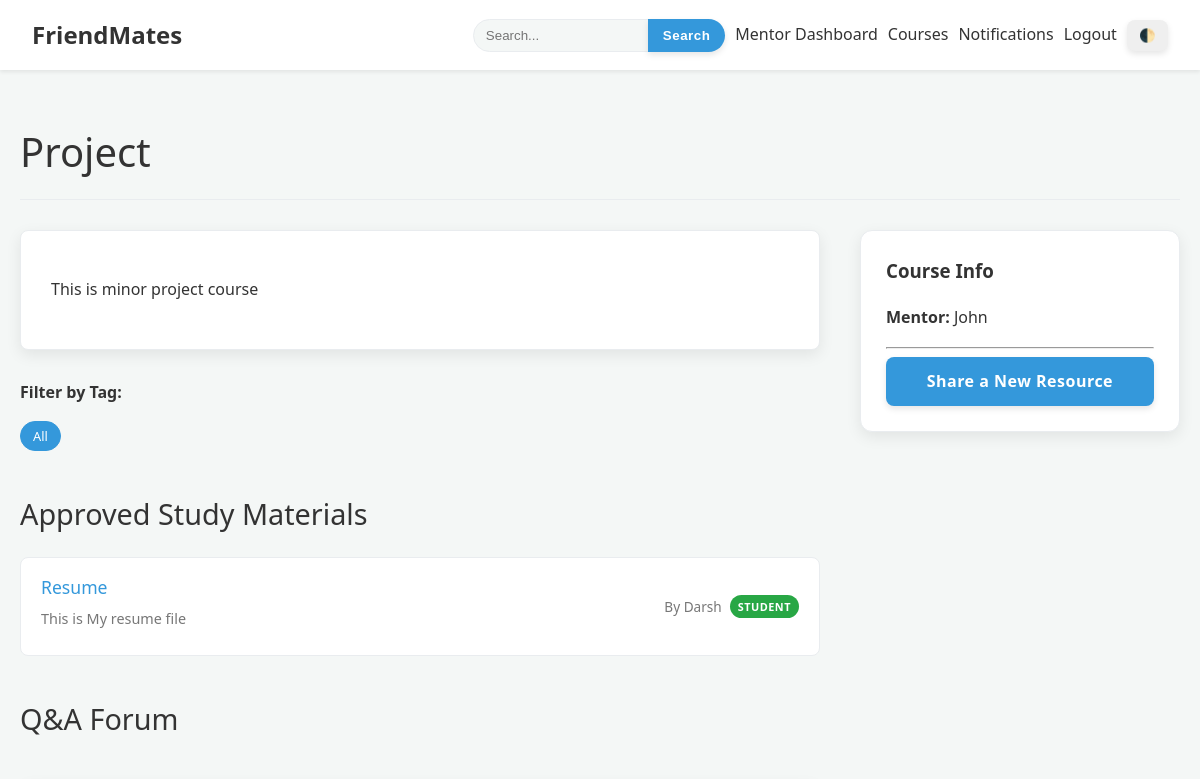
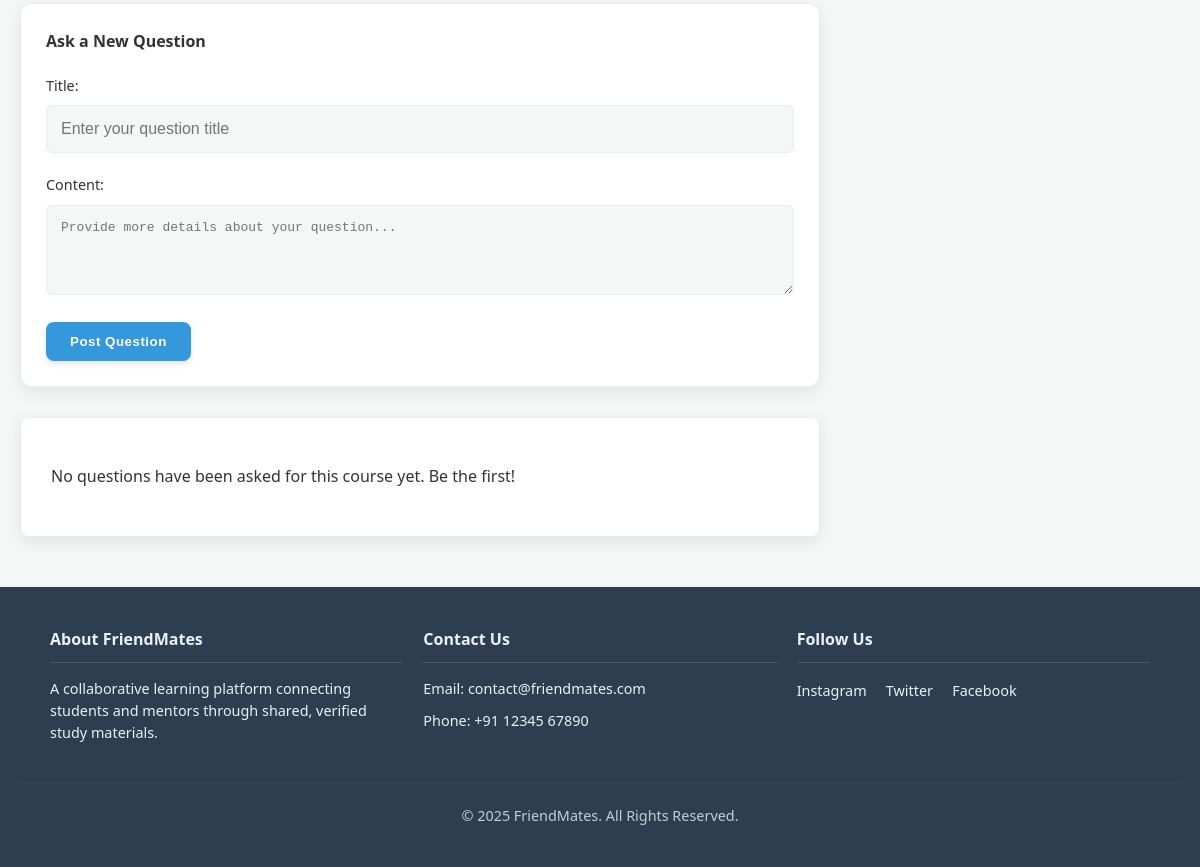
Page /course/2/ (signed in) on the earlier database version (2 pictures, top to bottom).
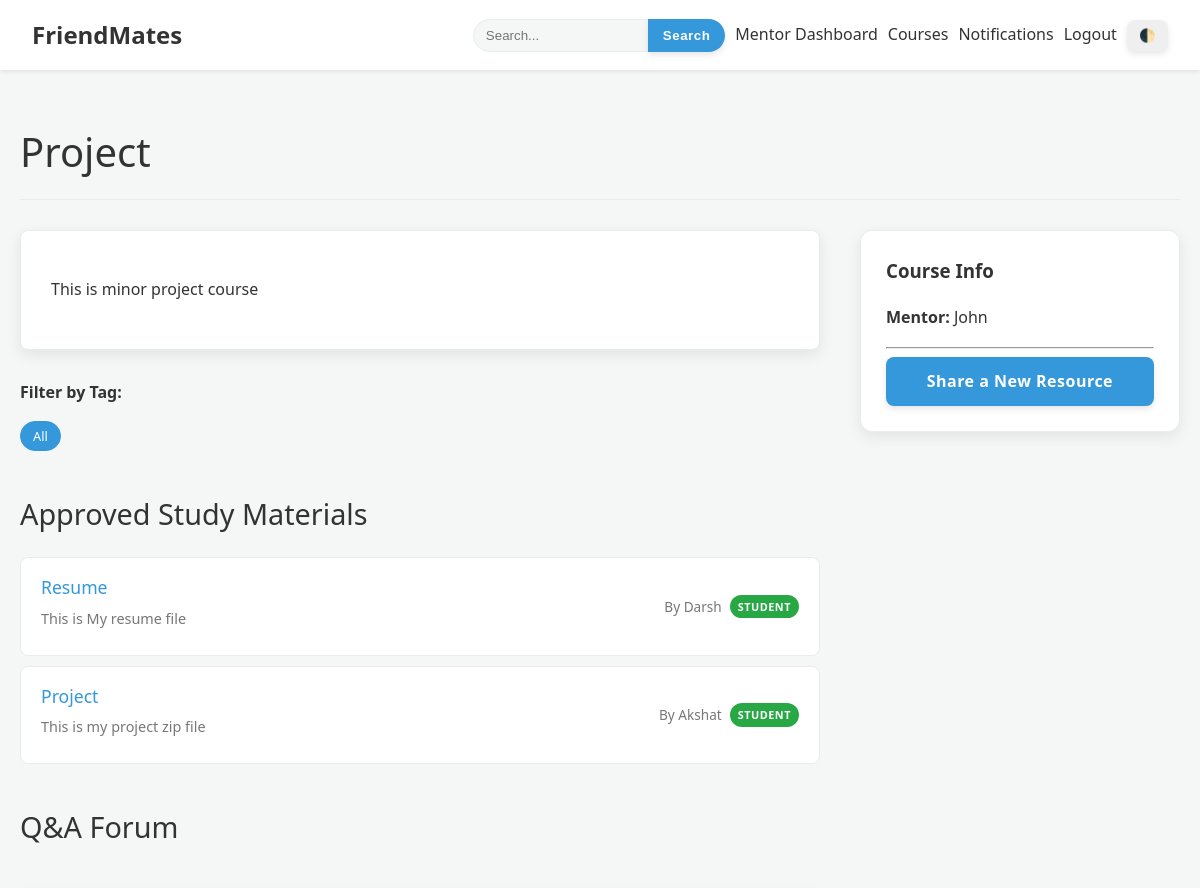
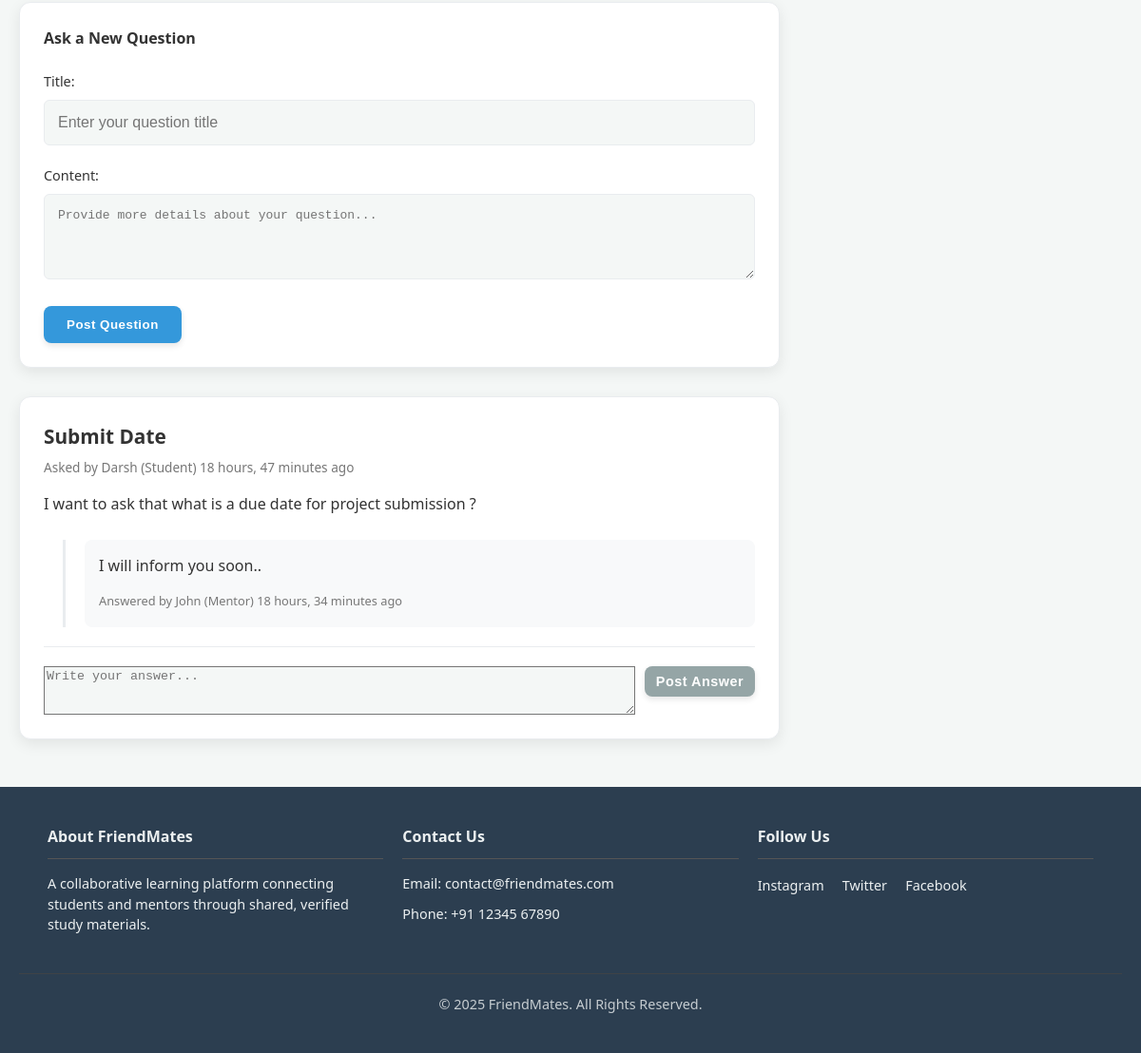
Same page on the later database version (2 pictures, top to bottom).
### classroom/models.py (models this page shows, shortened)
class Course(models.Model):
    title = models.CharField(max_length=200)
    description = models.TextField()
    mentor = models.ForeignKey(User, on_delete=models.CASCADE, related_name='courses')
    enrolled_students = models.ManyToManyField(User, through='Enrollment', related_name='enrolled_courses')

class Resource(models.Model):
    STATUS_CHOICES = (('Pending', 'Pending'), ('Approved', 'Approved'), ('Rejected', 'Rejected'),)
    title = models.CharField(max_length=200)
    description = models.TextField(blank=True, null=True)
    file = models.FileField(upload_to='resources/')
    course = models.ForeignKey(Course, on_delete=models.CASCADE, related_name='resources')
    uploaded_by = models.ForeignKey(User, on_delete=models.CASCADE, related_name='submitted_resources', null=True)
    status = models.CharField(max_length=10, choices=STATUS_CHOICES, default='Pending')
    uploaded_at = models.DateTimeField(auto_now_add=True)
    tags = models.ManyToManyField(Tag, blank=True)

class Question(models.Model):
    course = models.ForeignKey(Course, on_delete=models.CASCADE, related_name='questions')
    user = models.ForeignKey(User, on_delete=models.CASCADE)
    title = models.CharField(max_length=255)
    content = models.TextField()
    created_at = models.DateTimeField(auto_now_add=True)

class Answer(models.Model):
    question = models.ForeignKey(Question, on_delete=models.CASCADE, related_name='answers')
    user = models.ForeignKey(User, on_delete=models.CASCADE)
    content = models.TextField()
    created_at = models.DateTimeField(auto_now_add=True)

### classroom/views.py (the view)
# urls.py: path('course/<int:course_id>/', views.course_detail, name='course_detail'),
@login_required
def course_detail(request, course_id):
    course = get_object_or_404(Course, pk=course_id)
    is_enrolled = course.enrolled_students.filter(pk=request.user.pk).exists()
    approved_resources = course.resources.filter(status='Approved')
    tag_filter = request.GET.get('tag')
    if tag_filter:
        approved_resources = approved_resources.filter(tags__name__iexact=tag_filter)
    all_tags = Tag.objects.filter(resource__course=course, resource__status='Approved').distinct()
    questions = course.questions.all().order_by('-created_at')
    context = {
        'course': course,
        'is_enrolled': is_enrolled,
        'approved_resources': approved_resources,
        'all_tags': all_tags,
        'current_tag': tag_filter,
        'questions': questions,
        'question_form': QuestionForm(),
        'answer_form': AnswerForm(),
    }
    if request.user == course.mentor:
        context['pending_resources'] = course.resources.filter(status='Pending')
        context['rejected_resources'] = course.resources.filter(status='Rejected')
    return render(request, 'classroom/course_detail.html', context)

### classroom/form.py
class QuestionForm(forms.ModelForm):
    class Meta:
        model = Question
        fields = ['title', 'content']
        widgets = {
            'title': forms.TextInput(attrs={'placeholder': 'Enter your question title'}),
            'content': forms.Textarea(attrs={'rows': 4, 'placeholder': 'Provide more details about your question...'}),
        }

class AnswerForm(forms.ModelForm):
    class Meta:
        model = Answer
        fields = ['content']
        widgets = {
            'content': forms.Textarea(attrs={'rows': 3, 'placeholder': 'Write your answer...'}),
        }
        labels = {
            'content': '', # Hides the label for a cleaner UI in the template
        }

### classroom/templatetags/classroom_extras.py (called while the page is built)
@register.filter(name='get_user_role')
def get_user_role(user):
    if user.groups.filter(name='Mentors').exists():
        return 'Mentor'
    return 'Student'

### classroom/views.py (called while the page is built)
def notifications_context_processor(request):
    if request.user.is_authenticated:
        return {'unread_notifications_count': request.user.notifications.filter(is_read=False).count()}
    return {}

### classroom/templates/classroom/course_detail.html (shortened to what this page needs)
{% extends 'classroom/base.html' %}
{% load classroom_extras %}
{% block content %}
<div class="page-header">
    <h2>{{ course.title }}</h2>
</div>
<div class="course-detail-grid">
    <div class="course-main-content">
        <div class="content-card">
             <p>{{ course.description }}</p>
        </div>
        <div class="tag-filter-section">
            <h4>Filter by Tag:</h4>
            <div class="tag-list">
                <a href="{% url 'classroom:course_detail' course.id %}" class="tag-badge {% if not current_tag %}active{% endif %}">All</a>
            </div>
        </div>
        <h3 class="section-title">Approved Study Materials</h3>
        <div class="resource-list">
            {% for resource in approved_resources %}
                <div class="resource-item">
                    <div class="resource-item-main">
                        <a href="{{ resource.file.url }}" target="_blank">{{ resource.title }}</a>
                        {% if resource.description %}
                            <p class="resource-description">{{ resource.description }}</p>
                        {% endif %}
                    </div>
                    <div class="uploader-info">
                        <span>By {{ resource.uploaded_by.username }}</span>
                        <span class="role-badge role-{{ resource.uploaded_by|get_user_role|lower }}">
                            {{ resource.uploaded_by|get_user_role }}
                        </span>
                    </div>
                </div>
            {% empty %}
                <div class="content-card">
                    <p>No study materials match the current filter.</p>
                </div>
            {% endfor %}
        </div>
        <h3 class="section-title">Q&A Forum</h3>
        <div class="qa-section">
            {% if is_enrolled or user == course.mentor %}
            <div class="qa-form-container">
                <h4>Ask a New Question</h4>
                <form action="{% url 'classroom:ask_question' course.id %}" method="post">
                    <div class="form-field">
                        {{ question_form.title.label_tag }}
                        {{ question_form.title }}
                    </div>
                     <div class="form-field">
                        {{ question_form.content.label_tag }}
                        {{ question_form.content }}
                    </div>
                    <button type="submit" class="btn btn-primary">Post Question</button>
                </form>
            </div>
            {% endif %}
            <div class="question-list">
                {% for question in questions %}
                <div class="question-item">
                    <div class="question-header">
                        <strong class="question-title">{{ question.title }}</strong>
                        <small class="question-meta">Asked by {{ question.user.username }} ({{ question.user|get_user_role }}) {{ question.created_at|timesince }} ago</small>
                    </div>
                    <p class="question-content">{{ question.content|linebreaksbr }}</p>
                    <div class="answer-list">
                        {% for answer in question.answers.all %}
                        <div class="answer-item">
                            <p class="answer-content">{{ answer.content|linebreaksbr }}</p>
                            <small class="answer-meta">Answered by {{ answer.user.username }} ({{ answer.user|get_user_role }}) {{ answer.created_at|timesince }} ago</small>
                        </div>
                        {% empty %}
                        <small>No answers yet. Be the first to reply!</small>
                        {% endfor %}
                    </div>
                    {% if is_enrolled or user == course.mentor %}
                    <div class="answer-form-container">
                        <form action="{% url 'classroom:post_answer' question.id %}" method="post">
                            {{ answer_form.content }}
                            <button type="submit" class="btn btn-secondary btn-sm">Post Answer</button>
                        </form>
                    </div>
                    {% endif %}
                </div>
                {% empty %}
                <div class="content-card">
                    <p>No questions have been asked for this course yet. Be the first!</p>
                </div>
                {% endfor %}
            </div>
        </div>
    </div>
    <div class="course-sidebar">
        <h3>Course Info</h3>
        <p><strong>Mentor:</strong> {{ course.mentor.username }}</p>
        <hr>
        {% if user.is_authenticated %}
            {% if user == course.mentor or is_enrolled %}
                <a href="{% url 'classroom:upload_resource' course.id %}" class="btn btn-primary btn-block">Share a New Resource</a>
            {% else %}
                <a href="{% url 'classroom:enroll' course.id %}" class="btn btn-primary btn-block">Enroll to Participate</a>
            {% endif %}
        {% else %}
            <a href="{% url 'login' %}" class="btn btn-secondary btn-block">Login to enroll</a>
        {% endif %}
    </div>
</div>
{% endblock %}

### classroom/templates/classroom/base.html (shortened to what this page needs)
{% load static %}
<!DOCTYPE html>
<html lang="en">
<head>
    <link rel="stylesheet" href="{% static 'classroom/style.css' %}">
</head>
<body>
    <div class="page-container">
        <nav class="navbar">
            <a href="{% url 'classroom:home' %}" class="logo">FriendMates</a>
            <div class="nav-right">
                <ul class="nav-links">
                    {% if user.is_authenticated %}
                        <li>
                            <form action="{% url 'classroom:search_results' %}" method="get" class="search-form">
                                <input type="text" name="query" placeholder="Search..." value="{{ request.GET.query }}">
                                <button type="submit" class="btn btn-primary">Search</button>
                            </form>
                        </li>
                        {% if user.groups.all.0.name == 'Mentors' %}
                            <li><a href="{% url 'classroom:mentor_dashboard' %}">Mentor Dashboard</a></li>
                        {% else %}
                             <li><a href="{% url 'classroom:student_dashboard' %}">Student Dashboard</a></li>
                        {% endif %}
                        <li><a href="{% url 'classroom:course_list' %}" >Courses</a></li>
                        <li class="notification-indicator">
                            <a href="{% url 'classroom:notification_list' %}">Notifications</a>
                        </li>
                        <li>
                            <form action="{% url 'logout' %}" method="post" class="logout-form">
                                <button type="submit" class="logout-button">Logout</button>
                            </form>
                        </li>
                    {% else %}
                        <li><a href="{% url 'login' %}" class="btn btn-secondary">Login</a></li>
                        <li><a href="{% url 'classroom:signup' %}" class="btn btn-primary">Sign Up</a></li>
                    {% endif %}
                     <li>
                        <button id="theme-toggle" class="btn theme-toggle-btn">🌓</button>
                    </li>
                </ul>
            </div>
        </nav>
        <main class="container">
            {% block content %}
            {% endblock %}
        </main>
        <footer class="footer">
            <div class="footer-container">
                <div class="footer-column">
                    <h4>About FriendMates</h4>
                    <p>A collaborative learning platform connecting students and mentors through shared, verified study materials.</p>
                </div>
                <div class="footer-column">
                    <h4>Contact Us</h4>
                    <p>Email: contact@friendmates.com</p>
                    <p>Phone: +91 12345 67890</p>
                </div>
                <div class="footer-column">
                    <h4>Follow Us</h4>
                    <div class="social-links">
                        <a href="#">Instagram</a>
                        <a href="#">Twitter</a>
                        <a href="#">Facebook</a>
                    </div>
                </div>
            </div>
            <div class="footer-bottom">
                <p>&copy; {% now "Y" %} FriendMates. All Rights Reserved.</p>
            </div>
        </footer>
    </div>
</body>
</html>

Differences in the rows shown:
added Resource: title "Project", description "This is my project zip file", uploaded_by.username "Akshat", uploaded_by|get_user_role "STUDENT"
added Question: title "Submit Date", user.username "Darsh", user|get_user_role "Student", created_at "18 hours, 47 minutes", content "I want to ask that what is a due date for project submission ?"
added Answer: content "I will inform you soon..", user.username "John", user|get_user_role "Mentor", created_at "18 hours, 34 minutes"
Other differences:
text no longer shown: "No questions have been asked for this course yet. Be the first!"
